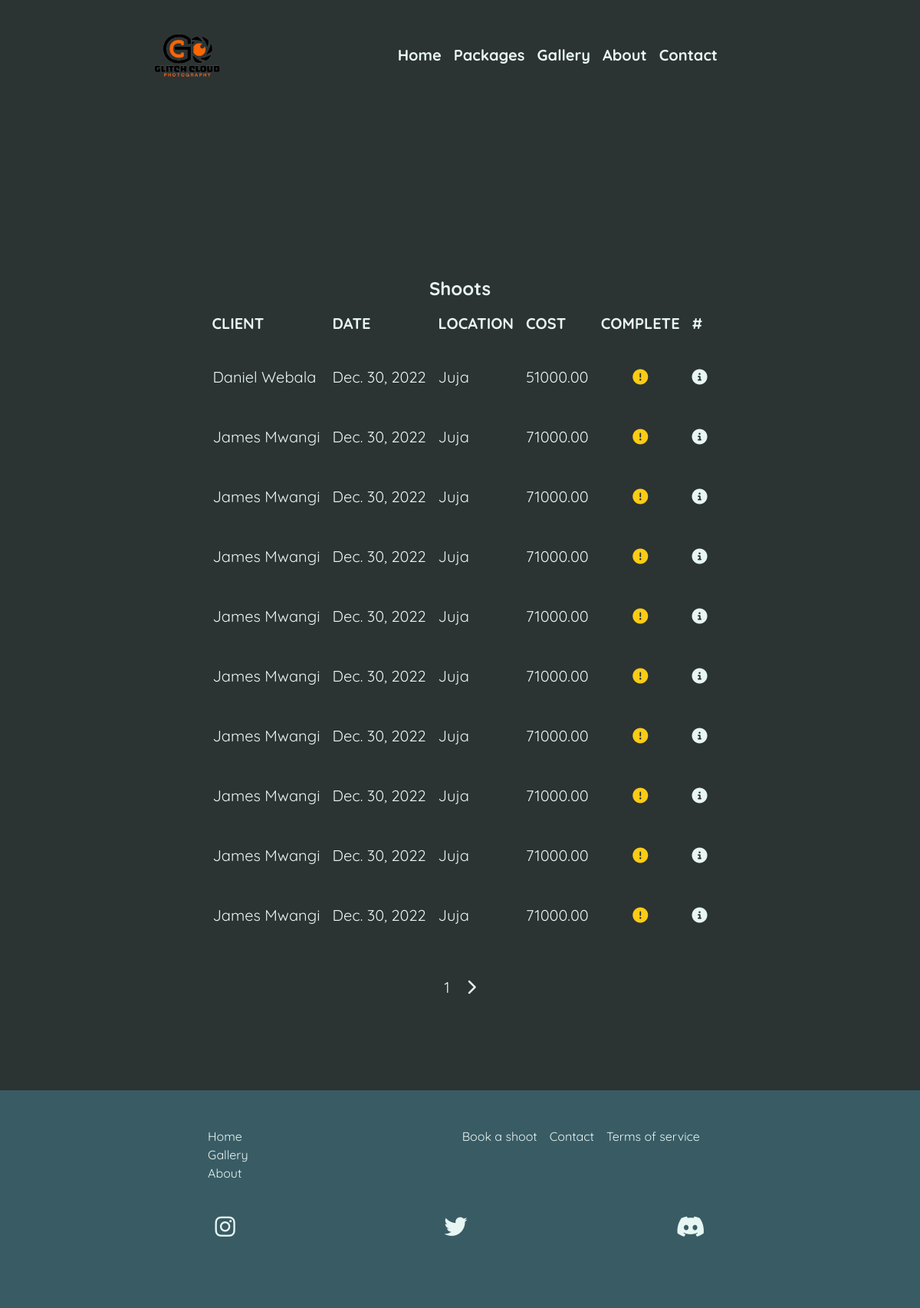
The page /dashboard/shoots (signed in) on the database its author committed.
### shop/models.py (models this page shows, shortened)
class Shoot(models.Model):
    package = models.ManyToManyField(Package)
    client = models.ForeignKey(Client, on_delete=models.SET_NULL, null=True)
    date = models.DateField()
    location = models.CharField(max_length=25)
    booked = models.BooleanField(default=False)
    cost = models.DecimalField(max_digits=7, decimal_places=2, default=0.00)
    complete = models.BooleanField(default=False)

class Client(models.Model):
    first_name = models.CharField(max_length=20)
    last_name = models.CharField(max_length=20)
    phone = models.CharField(max_length=12)
    email = models.EmailField()
    def __str__(self):
        return self.first_name + ' ' + self.last_name

### dashboard/views.py (the view)
# urls.py: path("shoots", ShootsList.as_view(), name="shoots-list"),
class ShootsList(LoginRequiredMixin, ListView):
    model = Shoot
    template_name: str = "shoots.html"
    context_object_name: str = "shoots"
    paginate_by: int = 10

### dashboard/templates/shoots.html
{% extends 'base.html' %}
{% block content %}
<section class="shoots min-h-screen">
    <div class="shoots text-xl flex flex-col items-center mt-10">
        <div class="flex justify-start">
            <h1 class="font-bold text-2xl">Shoots</h1>
        </div>
        <table class="table-auto">
            <thead class="uppercase text-left">
                <tr>
                    <th class="py-3 px-2 md:px-10">Client</th>
                    <th class="py-3 px-2 md:px-10">Date</th>
                    <th class="py-3 px-2 md:px-10">Location</th>
                    <th class="py-3 px-2 md:px-10">Cost</th>
                    <th class="py-3 px-2 md:px-10">Complete</th>
                    <th class="py-3 px-2 md:px-10">#</th>
                </tr>
            </thead>
            <tbody>
                {% for shoot in shoots %}
                <tr
                    class="border-2 border-backgroundPrimary {% if shoot.booked %} text-green-700 {% else %} text-textPrimary {% endif %}">
                    <td class="py-4 px-2 md:px-10 ">
                        {{shoot.client}}
                    </td>
                    <td class="py-4 px-2 md:px-10 ">
                        {{shoot.date}}
                    </td>
                    <td class="py-4 px-2 md:px-10 ">
                        {{shoot.location}}
                    </td>
                    <td class="py-4 px-2 md:px-10 ">
                        {{shoot.cost}}
                    </td>
                    <td class="py-4 px-2 md:px-10 text-center">
                        {% if shoot.complete %}
                        <i class="fa-solid fa-thumbs-up text-xl text-green-500"></i>
                        {% else %}
                        {% if shoot.booked %}
                        <i class="fa-solid fa-spinner text-xl animate-spin"></i>
                        {% else %}
                        <i class="fa-solid fa-circle-exclamation text-xl text-yellow-400"></i>
                        {% endif %}
                        {% endif %}
                    </td>
                    <td class="py-4 px-2 md:px-10 text-center">
                        <a href="/dashboard/shoot/{{shoot.id}}">
                            <i class="fa-solid fa-circle-info"></i>
                        </a>
                    </td>
                </tr>
                {% endfor %}
            </tbody>
        </table>
        {% include 'paginator.html' %}
    </div>
</section>
{% endblock %}

### static/css/style.css (style rules this page uses)
a { color: #7be5e9; }

### rows shown on the page
Shoot: client "Daniel Webala", date "Dec. 30, 2022", location "Juja", cost "51000.00", complete False (drawn)
Shoot: client "James Mwangi", date "Dec. 30, 2022", location "Juja", cost "71000.00", complete False (drawn)
Shoot: client "James Mwangi", date "Dec. 30, 2022", location "Juja", cost "71000.00", complete False (drawn)
Shoot: client "James Mwangi", date "Dec. 30, 2022", location "Juja", cost "71000.00", complete False (drawn)
Shoot: client "James Mwangi", date "Dec. 30, 2022", location "Juja", cost "71000.00", complete False (drawn)
Shoot: client "James Mwangi", date "Dec. 30, 2022", location "Juja", cost "71000.00", complete False (drawn)
Shoot: client "James Mwangi", date "Dec. 30, 2022", location "Juja", cost "71000.00", complete False (drawn)
Shoot: client "James Mwangi", date "Dec. 30, 2022", location "Juja", cost "71000.00", complete False (drawn)
Shoot: client "James Mwangi", date "Dec. 30, 2022", location "Juja", cost "71000.00", complete False (drawn)
Shoot: client "James Mwangi", date "Dec. 30, 2022", location "Juja", cost "71000.00", complete False (drawn)

### other values the page prints
{{ page_obj.number }} "1"
